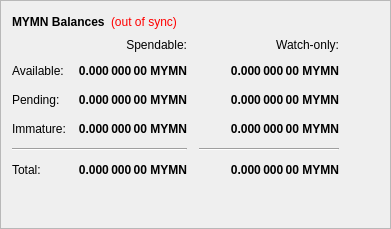
        <widget class="QFrame" name="frame">
         <property name="frameShape">
          <enum>QFrame::StyledPanel</enum>
         </property>
         <property name="frameShadow">
          <enum>QFrame::Raised</enum>
         </property>
         <layout class="QVBoxLayout" name="verticalLayout_4">
          <item>
           <layout class="QHBoxLayout" name="horizontalLayout_4">
            <item>
             <widget class="QLabel" name="label_5">
              <property name="font">
               <font>
                <weight>75</weight>
                <bold>true</bold>
               </font>
              </property>
              <property name="text">
               <string>MYMN Balances</string>
              </property>
             </widget>
            </item>
            <item>
             <widget class="QLabel" name="labelWalletStatus">
              <property name="cursor">
               <cursorShape>WhatsThisCursor</cursorShape>
              </property>
              <property name="toolTip">
               <string>The displayed information may be out of date. Your wallet automatically synchronizes with the Mymn network after a connection is established, but this process has not completed yet.</string>
              </property>
              <property name="styleSheet">
               <string notr="true">QLabel { color: red; }</string>
              </property>
              <property name="text">
               <string notr="true">(out of sync)</string>
              </property>
              <property name="alignment">
               <set>Qt::AlignLeading|Qt::AlignLeft|Qt::AlignVCenter</set>
              </property>
             </widget>
            </item>
            <item>
             <spacer name="horizontalSpacer_3">
              <property name="orientation">
               <enum>Qt::Horizontal</enum>
              </property>
              <property name="sizeHint" stdset="0">
               <size>
                <width>40</width>
                <height>20</height>
               </size>
              </property>
             </spacer>
            </item>
           </layout>
          </item>
          <item>
           <layout class="QGridLayout" name="gridLayout">
            <property name="spacing">
             <number>12</number>
            </property>
            <item row="2" column="2">
             <widget class="QLabel" name="labelWatchPending">
              <property name="font">
               <font>
                <weight>75</weight>
                <bold>true</bold>
               </font>
              </property>
              <property name="cursor">
               <cursorShape>IBeamCursor</cursorShape>
              </property>
              <property name="toolTip">
               <string>Unconfirmed transactions to watch-only addresses</string>
              </property>
              <property name="text">
               <string notr="true">0.000 000 00 MYMN</string>
              </property>
              <property name="alignment">
               <set>Qt::AlignRight|Qt::AlignTrailing|Qt::AlignVCenter</set>
              </property>
              <property name="textInteractionFlags">
               <set>Qt::LinksAccessibleByMouse|Qt::TextSelectableByKeyboard|Qt::TextSelectableByMouse</set>
              </property>
             </widget>
            </item>
            <item row="2" column="1">
             <widget class="QLabel" name="labelUnconfirmed">
              <property name="font">
               <font>
                <weight>75</weight>
                <bold>true</bold>
               </font>
              </property>
              <property name="cursor">
               <cursorShape>IBeamCursor</cursorShape>
              </property>
              <property name="toolTip">
               <string>Total of transactions that have yet to be confirmed, and do not yet count toward the spendable balance</string>
              </property>
              <property name="text">
               <string notr="true">0.000 000 00 MYMN</string>
              </property>
              <property name="alignment">
               <set>Qt::AlignRight|Qt::AlignTrailing|Qt::AlignVCenter</set>
              </property>
              <property name="textInteractionFlags">
               <set>Qt::LinksAccessibleByMouse|Qt::TextSelectableByKeyboard|Qt::TextSelectableByMouse</set>
              </property>
             </widget>
            </item>
            <item row="3" column="2">
             <widget class="QLabel" name="labelWatchImmature">
              <property name="font">
               <font>
                <weight>75</weight>
                <bold>true</bold>
               </font>
              </property>
              <property name="cursor">
               <cursorShape>IBeamCursor</cursorShape>
              </property>
              <property name="toolTip">
               <string>Staked or masternode rewards in watch-only addresses that has not yet matured</string>
              </property>
              <property name="text">
               <string notr="true">0.000 000 00 MYMN</string>
              </property>
              <property name="alignment">
               <set>Qt::AlignRight|Qt::AlignTrailing|Qt::AlignVCenter</set>
              </property>
              <property name="textInteractionFlags">
               <set>Qt::LinksAccessibleByMouse|Qt::TextSelectableByKeyboard|Qt::TextSelectableByMouse</set>
              </property>
             </widget>
            </item>
            <item row="4" column="0" colspan="2">
             <widget class="Line" name="lineSpendableBalance">
              <property name="orientation">
               <enum>Qt::Horizontal</enum>
              </property>
             </widget>
            </item>
            <item row="4" column="2">
             <widget class="Line" name="lineWatchBalance">
              <property name="sizePolicy">
               <sizepolicy hsizetype="Preferred" vsizetype="Fixed">
                <horstretch>0</horstretch>
                <verstretch>0</verstretch>
               </sizepolicy>
              </property>
              <property name="minimumSize">
               <size>
                <width>140</width>
                <height>0</height>
               </size>
              </property>
              <property name="orientation">
               <enum>Qt::Horizontal</enum>
              </property>
             </widget>
            </item>
            <item row="5" column="0">
             <widget class="QLabel" name="labelTotalText">
              <property name="text">
               <string>Total:</string>
              </property>
             </widget>
            </item>
            <item row="3" column="1">
             <widget class="QLabel" name="labelImmature">
              <property name="font">
               <font>
                <weight>75</weight>
                <bold>true</bold>
               </font>
              </property>
              <property name="cursor">
               <cursorShape>IBeamCursor</cursorShape>
              </property>
              <property name="toolTip">
               <string>Staked or masternode rewards that has not yet matured</string>
              </property>
              <property name="text">
               <string notr="true">0.000 000 00 MYMN</string>
              </property>
              <property name="alignment">
               <set>Qt::AlignRight|Qt::AlignTrailing|Qt::AlignVCenter</set>
              </property>
              <property name="textInteractionFlags">
               <set>Qt::LinksAccessibleByMouse|Qt::TextSelectableByKeyboard|Qt::TextSelectableByMouse</set>
              </property>
             </widget>
            </item>
            <item row="2" column="3">
             <spacer name="horizontalSpacer_2">
              <property name="orientation">
               <enum>Qt::Horizontal</enum>
              </property>
              <property name="sizeHint" stdset="0">
               <size>
                <width>40</width>
                <height>20</height>
               </size>
              </property>
             </spacer>
            </item>
            <item row="3" column="0">
             <widget class="QLabel" name="labelImmatureText">
              <property name="text">
               <string>Immature:</string>
              </property>
             </widget>
            </item>
            <item row="5" column="1">
             <widget class="QLabel" name="labelTotal">
              <property name="font">
               <font>
                <weight>75</weight>
                <bold>true</bold>
               </font>
              </property>
              <property name="cursor">
               <cursorShape>IBeamCursor</cursorShape>
              </property>
              <property name="toolTip">
               <string>Your current total balance</string>
              </property>
              <property name="text">
               <string notr="true">0.000 000 00 MYMN</string>
              </property>
              <property name="alignment">
               <set>Qt::AlignRight|Qt::AlignTrailing|Qt::AlignVCenter</set>
              </property>
              <property name="textInteractionFlags">
               <set>Qt::LinksAccessibleByMouse|Qt::TextSelectableByKeyboard|Qt::TextSelectableByMouse</set>
              </property>
             </widget>
            </item>
            <item row="5" column="2">
             <widget class="QLabel" name="labelWatchTotal">
              <property name="font">
               <font>
                <weight>75</weight>
                <bold>true</bold>
               </font>
              </property>
              <property name="cursor">
               <cursorShape>IBeamCursor</cursorShape>
              </property>
              <property name="toolTip">
               <string>Current total balance in watch-only addresses</string>
              </property>
              <property name="text">
               <string notr="true">0.000 000 00 MYMN</string>
              </property>
              <property name="alignment">
               <set>Qt::AlignRight|Qt::AlignTrailing|Qt::AlignVCenter</set>
              </property>
              <property name="textInteractionFlags">
               <set>Qt::LinksAccessibleByMouse|Qt::TextSelectableByKeyboard|Qt::TextSelectableByMouse</set>
              </property>
             </widget>
            </item>
            <item row="0" column="2">
             <widget class="QLabel" name="labelWatchonly">
              <property name="text">
               <string>Watch-only:</string>
              </property>
              <property name="alignment">
               <set>Qt::AlignRight|Qt::AlignTrailing|Qt::AlignVCenter</set>
              </property>
             </widget>
            </item>
            <item row="1" column="0">
             <widget class="QLabel" name="labelBalanceText">
              <property name="text">
               <string>Available:</string>
              </property>
             </widget>
            </item>
            <item row="1" column="1">
             <widget class="QLabel" name="labelBalance">
              <property name="font">
               <font>
                <weight>75</weight>
                <bold>true</bold>
               </font>
              </property>
              <property name="cursor">
               <cursorShape>IBeamCursor</cursorShape>
              </property>
              <property name="toolTip">
               <string>Your current spendable balance</string>
              </property>
              <property name="text">
               <string notr="true">0.000 000 00 MYMN</string>
              </property>
              <property name="alignment">
               <set>Qt::AlignRight|Qt::AlignTrailing|Qt::AlignVCenter</set>
              </property>
              <property name="textInteractionFlags">
               <set>Qt::LinksAccessibleByMouse|Qt::TextSelectableByKeyboard|Qt::TextSelectableByMouse</set>
              </property>
             </widget>
            </item>
            <item row="1" column="2">
             <widget class="QLabel" name="labelWatchAvailable">
              <property name="font">
               <font>
                <weight>75</weight>
                <bold>true</bold>
               </font>
              </property>
              <property name="cursor">
               <cursorShape>IBeamCursor</cursorShape>
              </property>
              <property name="toolTip">
               <string>Your current balance in watch-only addresses</string>
              </property>
              <property name="text">
               <string notr="true">0.000 000 00 MYMN</string>
              </property>
              <property name="alignment">
               <set>Qt::AlignRight|Qt::AlignTrailing|Qt::AlignVCenter</set>
              </property>
              <property name="textInteractionFlags">
               <set>Qt::LinksAccessibleByMouse|Qt::TextSelectableByKeyboard|Qt::TextSelectableByMouse</set>
              </property>
             </widget>
            </item>
            <item row="2" column="0">
             <widget class="QLabel" name="labelPendingText">
              <property name="text">
               <string>Pending:</string>
              </property>
             </widget>
            </item>
            <item row="0" column="1">
             <widget class="QLabel" name="labelSpendable">
              <property name="text">
               <string>Spendable:</string>
              </property>
              <property name="alignment">
               <set>Qt::AlignRight|Qt::AlignTrailing|Qt::AlignVCenter</set>
              </property>
             </widget>
            </item>
           </layout>
          </item>
          <item>
           <spacer name="verticalSpacer_4">
            <property name="orientation">
             <enum>Qt::Vertical</enum>
            </property>
            <property name="sizeHint" stdset="0">
             <size>
              <width>20</width>
              <height>40</height>
             </size>
            </property>
           </spacer>
          </item>
         </layout>
        </widget>
